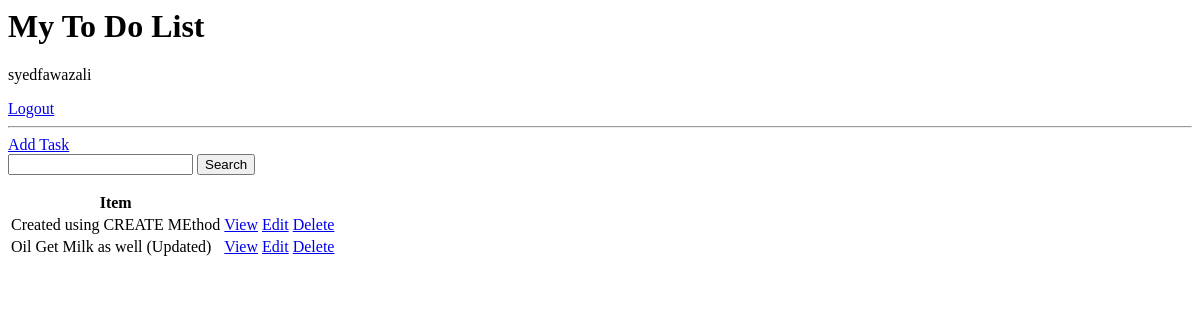
The page / (signed in) on the database as committed earlier.
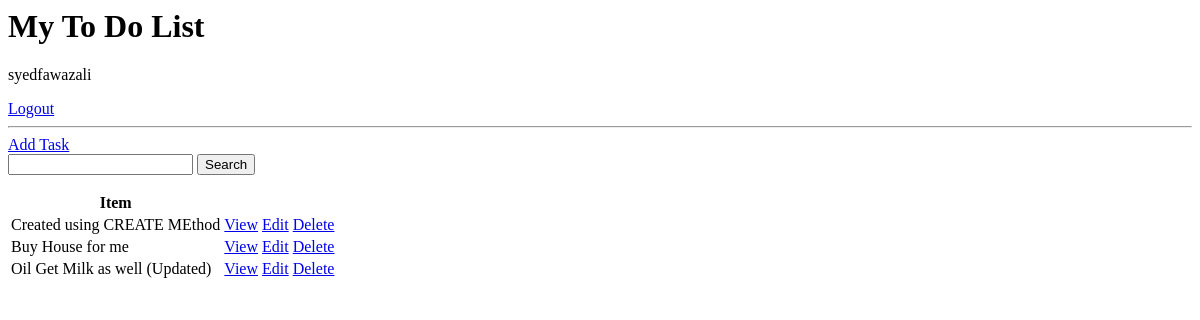
The same page on the database as committed later.
### base/models.py (models this page shows, shortened)
class Task(models.Model):
    user = models.ForeignKey(User, on_delete=models.CASCADE, null=True, blank=True)
    title = models.CharField(max_length=200)
    description = models.TextField(null=True, blank=True)
    complete = models.BooleanField(default=False)
    created = models.DateTimeField(auto_now_add=True)
    class Meta:
        ordering = ['complete']

### base/views.py (the view)
# urls.py: path('',TaskList.as_view(),name='tasks'),
class TaskList(LoginRequiredMixin, ListView):
    model = Task
    context_object_name='tasks'
    def get_context_data(self, **kwargs):
        context = super().get_context_data(**kwargs)
        context['tasks'] = context['tasks'].filter(user=self.request.user)
        context['count'] = context['tasks'].filter(complete=False).count()
        search_input = self.request.GET.get('search-area') or ''
        if search_input:
            context['tasks'] = context['tasks'].filter(title__icontains=search_input)
        context['search_input'] = search_input
        return context

### base/templates/base/task_list.html
<h1>My To Do List</h1>
{% if request.user.is_authenticated %}
<p>{{ request.user }}</p>
<a href="{% url 'logout' %}">Logout</a>
{% else %}
<a href="{% url 'login' %}"> Login</a>
{% endif %}
<hr>
<a href="{% url 'task-create' %}">Add Task</a>
<form method="GET">
    <input type="text" name='search-area' value={{search_input}}>
    <input type="submit" value='Search'>
</form>
<table>
    <tr>
        <th>Item</th>
        <th></th>
        <th></th>
    </tr>
    {% for task in tasks %}
    <tr>
        <td>{{task.title}}</td>
        <td><a href="{% url 'task' task.id %}">View</a></td>
        <td><a href="{% url 'task-update' task.id %}">Edit</a></td>
        <td><a href="{% url 'task-delete' task.id %}">Delete</a></td>
    </tr>
    {% empty %}
    <h3>No items in list</h3>
    {% endfor %}
</table>

Rows that differ between the two databases and show on the page:
added Task: title "Buy House for me"
